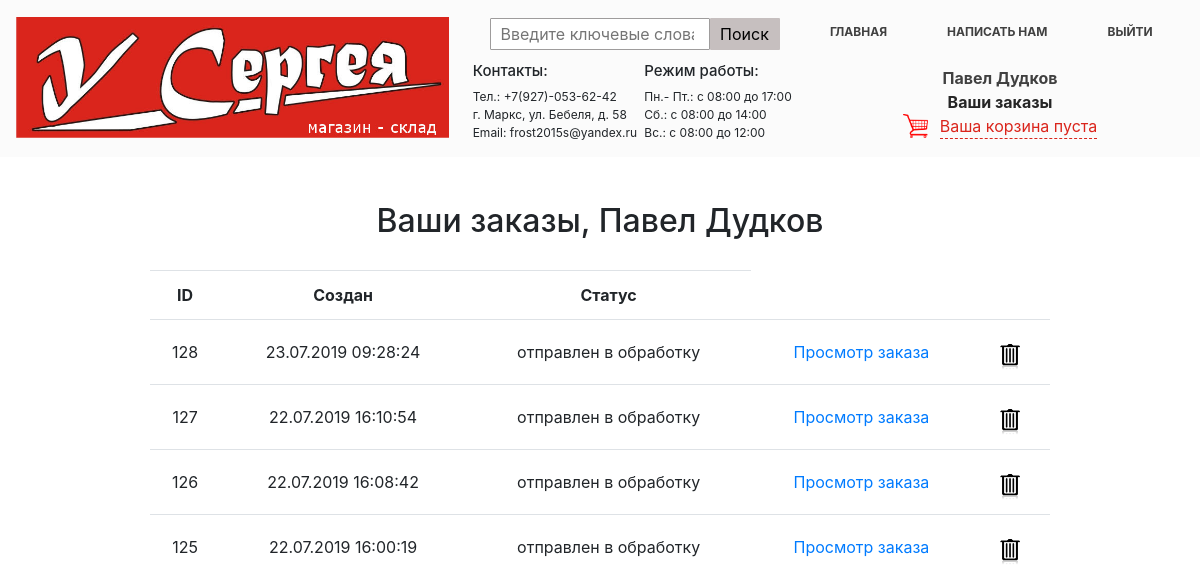
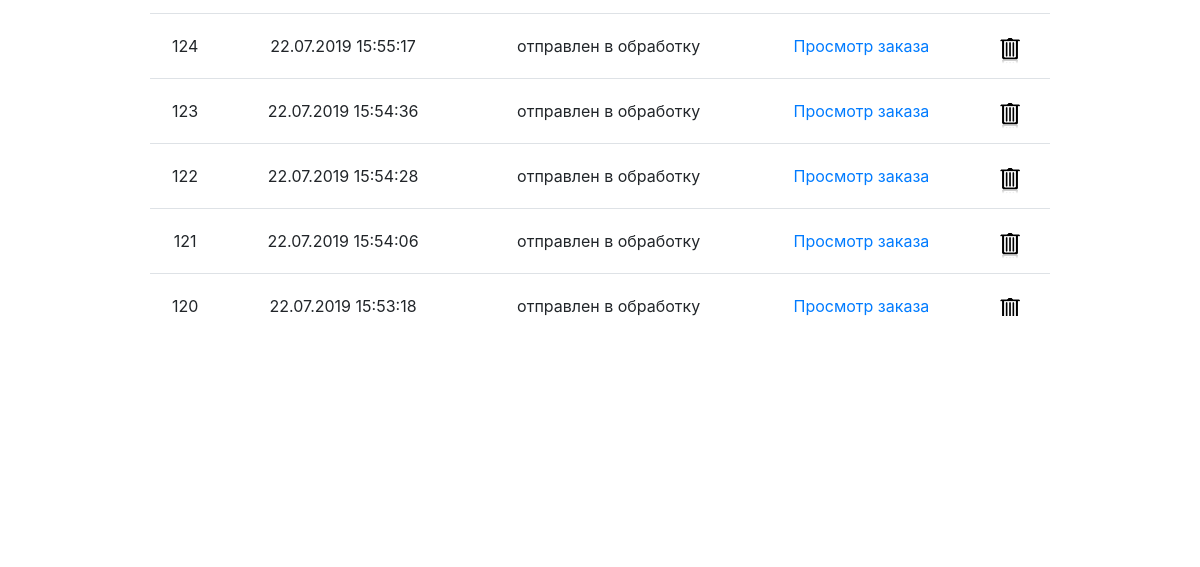
/order/ (signed in, upper part), run on an earlier commit of the app's database (2 pictures, top to bottom).
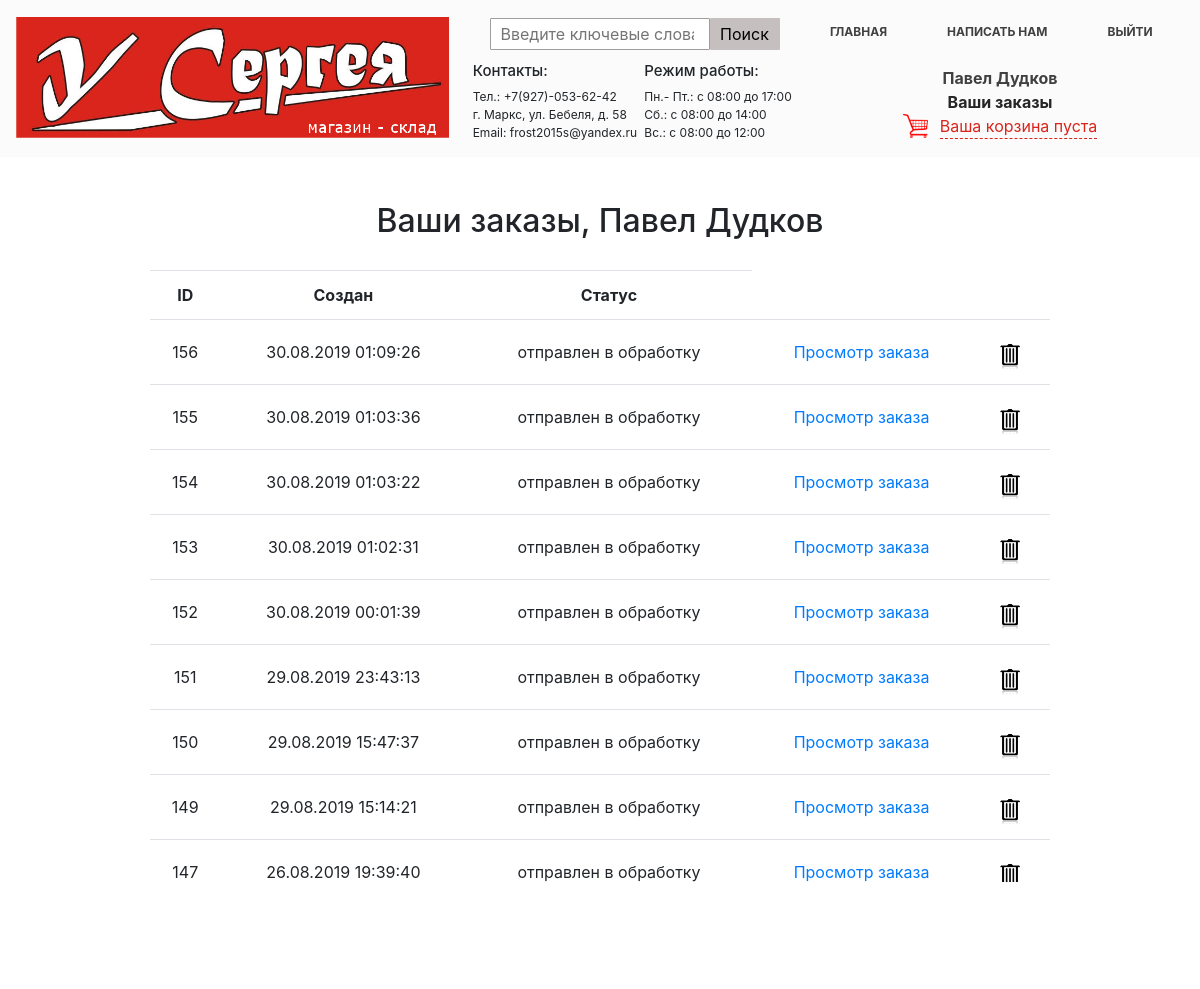
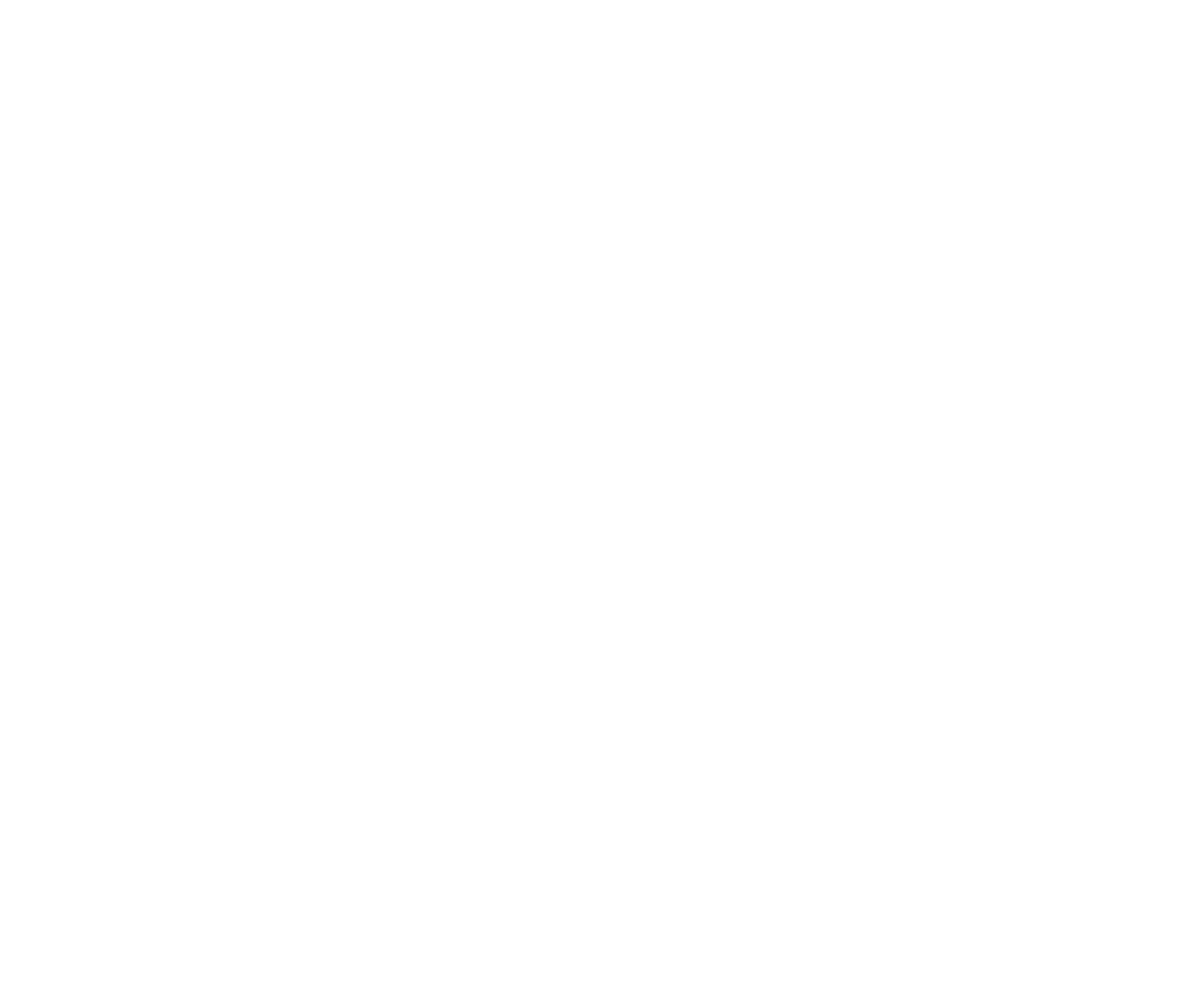
And on a later commit of the database (2 pictures, top to bottom).
### ordersapp/models.py (models this page shows, shortened)
class Order(models.Model):
    SENT_TO_PROCEED = 'STP'
    READY = 'RDY'
    CANCEL = 'CNC'
    ORDER_STATUS_CHOICES = (
        (SENT_TO_PROCEED, 'отправлен в обработку'),
        (READY, 'готов к выдаче'),
        (CANCEL, 'отменен'),
    )
    user = models.ForeignKey(settings.AUTH_USER_MODEL,
                             on_delete=models.CASCADE)
    created = models.DateTimeField(verbose_name='создан', auto_now_add=True)
    updated = models.DateTimeField(verbose_name='обновлен', auto_now=True)
    status = models.CharField(verbose_name='статус',
                              max_length=3,
                              choices=ORDER_STATUS_CHOICES,
                              default=SENT_TO_PROCEED)
    is_active = models.BooleanField(verbose_name='активен', default=True)
    class Meta:
        ordering = ('-created',)
        verbose_name = 'заказ'
        verbose_name_plural = 'заказы'

### ordersapp/views.py (the view)
@login_required
def orderList(request):
    title = 'Заказы'
    orders = Order.objects.filter(user=request.user)
    basket = Basket.objects.filter(user=request.user)
    content = {
        'title': title,
        'orders': orders,
        'basket': basket,
    }
    return render(request, 'ordersapp/order_list.html', content)

### ordersapp/templates/ordersapp/order_list.html
{% extends 'mainapp/base.html' %}
{% load staticfiles %}
{% block menu %}
    <div class="position-index-sign-in">
        {% include 'mainapp/includes/inc_sing_in.html' %}
    </div>
{% endblock %}
{% block content %}
<div class="order-list-view">
   <div class="h2" style="margin-top:20px; text-align:center; margin-bottom: 30px;">
       Ваши заказы,
       {% if user.first_name %}
           {{ user.first_name|title}}
       {% else %}
           Пользователь
       {% endif %}
   </div>
   <table class="table orders_list" style="text-align:center; border-bottom: 0; width: 900px;">
       <thead>
         <tr>
           <th style="border-bottom: 0;">ID</th>
           <th style="border-bottom: 0;">Создан</th>
           <th style="border-bottom: 0;">Статус</th>
         </tr>
       </thead>
       <tbody>
           {% for item in orders %}
               {% if item.is_active %}
               <tr style="line-height:40px;">
                   <td class="td1 orders_list">{{ item.pk }}</td>
                   <td>{{ item.created|date:"d.m.Y H:i:s" }}</td>
                   <td>{{ item.get_status_display }}</td>
                   <td>
                       <a href="{% url 'ordersapp:order_read' item.pk %}">
                           Просмотр заказа
                       </a>
                   </td>
                   <td>
                         <a href="{% url 'ordersapp:order_delete' item.pk %}">
                             <img src="{% static 'img/trash-empty.png' %}" alt="trash-empty" style="width: 33px"/>
                         </a>
                   </td>
               </tr>
               {% endif %}
           {% endfor %}
       </tbody>
   </table>
</div>
{% endblock %}

What changed in the data, as far as the page shows it:
no longer on this page (row unchanged): Order: pk "128", created "23.07.2019 09:28:24", status "отправлен в обработку", is_active True (drawn)
no longer on this page (row unchanged): Order: pk "127", created "22.07.2019 16:10:54", status "отправлен в обработку", is_active True (drawn)
no longer on this page (row unchanged): Order: pk "126", created "22.07.2019 16:08:42", status "отправлен в обработку", is_active True (drawn)
no longer on this page (row unchanged): Order: pk "125", created "22.07.2019 16:00:19", status "отправлен в обработку", is_active True (drawn)
no longer on this page (row unchanged): Order: pk "124", created "22.07.2019 15:55:17", status "отправлен в обработку", is_active True (drawn)
no longer on this page (row unchanged): Order: pk "123", created "22.07.2019 15:54:36", status "отправлен в обработку", is_active True (drawn)
no longer on this page (row unchanged): Order: pk "122", created "22.07.2019 15:54:28", status "отправлен в обработку", is_active True (drawn)
no longer on this page (row unchanged): Order: pk "121", created "22.07.2019 15:54:06", status "отправлен в обработку", is_active True (drawn)
no longer on this page (row unchanged): Order: pk "120", created "22.07.2019 15:53:18", status "отправлен в обработку", is_active True (drawn)
added Order: pk "156", created "30.08.2019 01:09:26", status "отправлен в обработку", is_active True (drawn)
added Order: pk "155", created "30.08.2019 01:03:36", status "отправлен в обработку", is_active True (drawn)
added Order: pk "154", created "30.08.2019 01:03:22", status "отправлен в обработку", is_active True (drawn)
added Order: pk "153", created "30.08.2019 01:02:31", status "отправлен в обработку", is_active True (drawn)
added Order: pk "152", created "30.08.2019 00:01:39", status "отправлен в обработку", is_active True (drawn)
added Order: pk "151", created "29.08.2019 23:43:13", status "отправлен в обработку", is_active True (drawn)
added Order: pk "150", created "29.08.2019 15:47:37", status "отправлен в обработку", is_active True (drawn)
added Order: pk "149", created "29.08.2019 15:14:21", status "отправлен в обработку", is_active True (drawn)
added Order: pk "147", created "26.08.2019 19:39:40", status "отправлен в обработку", is_active True (drawn)
